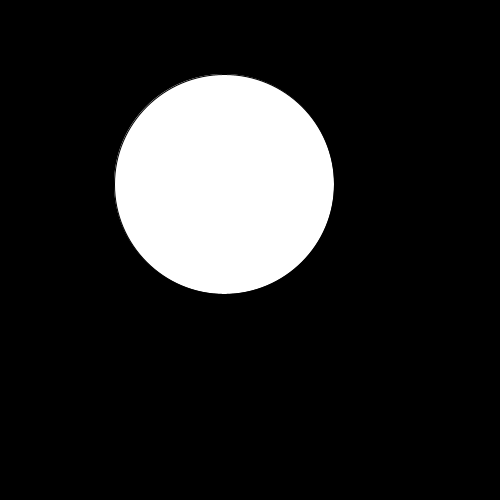
Frame 1 (no input)
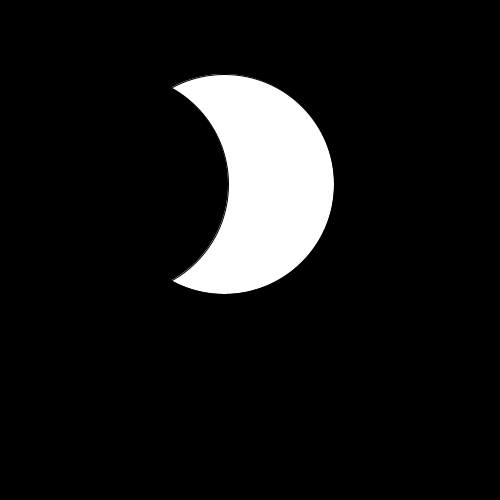
Frame 60 (the mouse pressed at the canvas centre just before this capture)
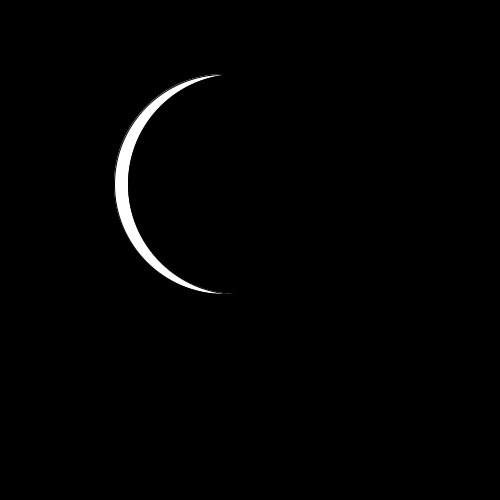
Frame 120 (the mouse held since frame 60 and released just before this capture)

The Processing sketch that drew these frames (run headless with seeded random() and noise(); from frame 60 on, the mouse is pressed at the canvas centre):

// Processing sketch: MoonPhases
// ── MoonPhases.pde
public float inc;
void setup() 
{
  size(500,500);
}


void draw()
{
  background(0);
  fill(255);
  ellipse(224, 184, 220, 220);
  fill(0);
  ellipse(inc % 480, 184, 220, 220); 
  // once inc reaches 480 the circle goes back to 0 and repeats//

inc += 2; 
// moves black circle 2 pixels to the right//

 
println(inc);
}
